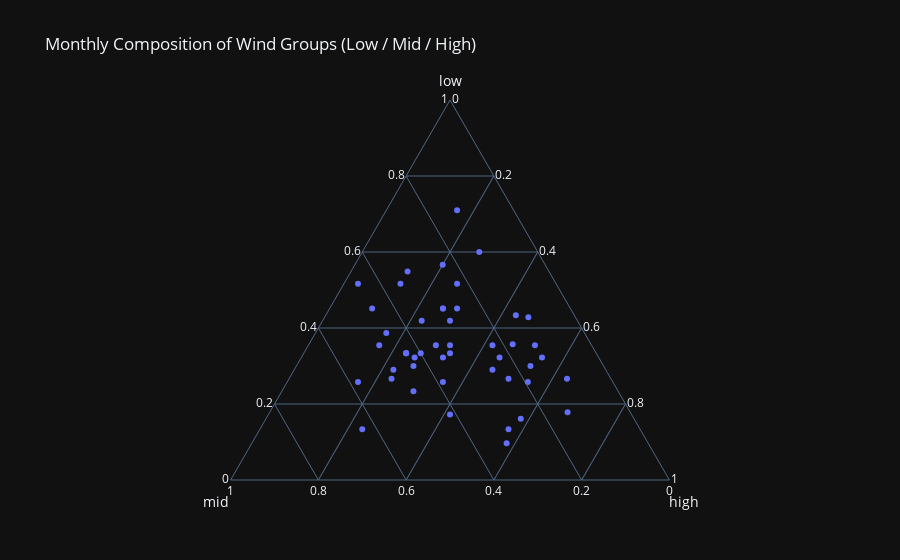

The cell this chart's notebook holds for it:
### Code cell
fig = px.scatter_ternary(
    result,
    a='low', b='mid', c='high',
    hover_data=['year_month'],
    title='Monthly Composition of Wind Groups (Low / Mid / High)',
    size_max=10
)
fig.show()
